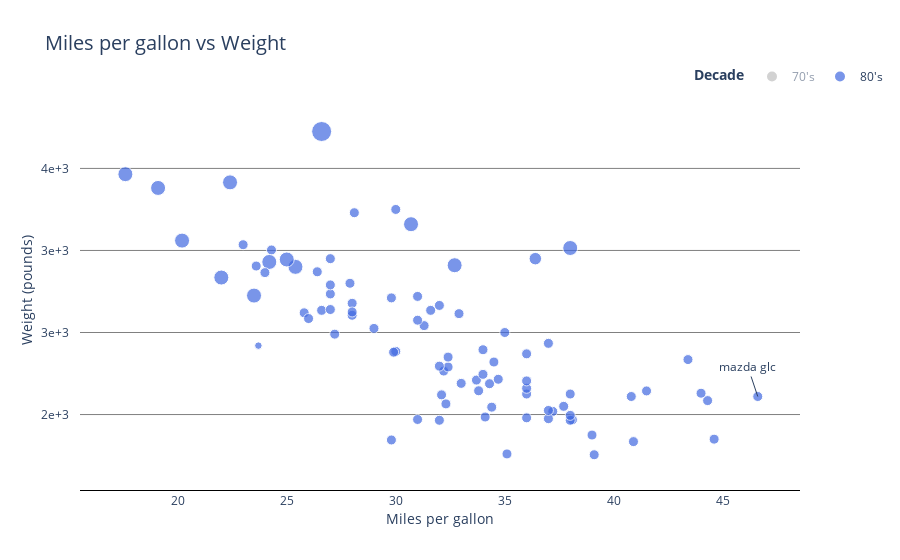

Here is the notebook cell this chart was saved with:
### Markdown cell above
##### Plotting

### Code cell
df_70 = mpg_df[mpg_df['model year']<80]
df_80 = mpg_df[mpg_df['model year']>=80]

fig = go.Figure(
    data=[
        go.Scatter(
            x=df_70['mpg'], y=df_70['weight'], 
            mode="markers", 
            marker={
                'size': df_70['cylinders'], 
                'sizeref': max(mpg_df['cylinders'])*0.05,
                'color': "gray"
            },
            hovertemplate =
                'MPG: %{x:.1f}'+
                '<br>Weight: %{y:,0f}<br>',
            name="70's",
            visible="legendonly",
        ),
        go.Scatter(
            x=df_80['mpg'], y=df_80['weight'],
            mode="markers",
            marker={
                'size': df_80['cylinders'],
                'sizeref': max(mpg_df['cylinders'])*0.05,
                'color': "royalblue"
            },
            text=df_80['car name'],
            hovertemplate =
                '<b>%{text}</b><br><br>' + 
                'MPG: %{x:.1f}<br>'+
                'Weight: %{y:,0f}<br>' +
                'Cylinders: %{marker.size}',
            name="80's",
        )
    ]
)

fig.update_layout(
    legend={
        'itemsizing': 'constant',
        'orientation': 'h',
        'title': '<b>Decade</b><br>',
        'x': 0.85,
        'y': 1.1
    },
    xaxis={
        'title': 'Miles per gallon',
        'title_font_size': 14,
        'linecolor': 'black',
    },
    yaxis={
        'title': 'Weight (pounds)',
        'title_font_size': 14,
        'tick0': 2000,
        'dtick': 500,
        'tickformat': ",.0",
        'gridcolor': 'gray'
    },
    title={
        'text': 'Miles per gallon vs Weight',
        'font_size': 20,
    },
    margin_t=100,
    margin_pad=10,
    plot_bgcolor= "white",
    paper_bgcolor="white"
)


best_car = mpg_df[mpg_df['mpg']==mpg_df['mpg'].max()].reset_index()
fig.add_annotation(
    x=best_car['mpg'][0], y=best_car['weight'][0],
    text=best_car['car name'][0],
    font={'size': 12}
)

fig.show()

fig.write_html("images/miles_weight.html")

### Figure 1 — Plotly figure (JSON) as saved in the notebook; plotly's stock layout.template omitted (floating-point values rounded to 4 significant figures; data arrays with more than 128 entries replaced by an {"elided": "..."} marker saying what was removed)
{"data": [{"hovertemplate": "MPG: %{x:.1f}<br>Weight: %{y:,0f}<br>", "marker": {"color": "gray", "size": {"elided": "309 int values"}, "sizeref": 0.4}, "mode": "markers", "name": "70's", "type": "scatter", "visible": "legendonly", "x": {"elided": "309 float values"}, "y": {"elided": "309 int values"}}, {"hovertemplate": "<b>%{text}</b><br><br>MPG: %{x:.1f}<br>Weight: %{y:,0f}<br>Cylinders: %{marker.size}", "marker": {"color": "royalblue", "size": [4, 4, 4, 4, 4, 4, 4, 6, 4, 4, 4, 4, 4, 4, 4, 4, 4, 4, 5, 4, 4, 4, 4, 4, 6, 3, 4, 4, 4, 4, 4, 4, 6, 4, 4, 4, 4, 4, 4, 4, 4, 4, 4, 4, 4, 4, 4, 4, 4, 4, 4, 6, 6, 6, 6, 8, 6, 6, 4, 4, 4, 4, 4, 4, 4, 4, 4, 4, 4, 4, 4, 4, 4, 4, 4, 4, 4, 6, 6, 4, 6, 4, 4, 4, 4, 4, 4, 4, 4], "sizeref": 0.4}, "mode": "markers", "name": "80's", "text": ["vw rabbit", "toyota corolla tercel", "chevrolet chevette", "datsun 310", "chevrolet citation", "ford fairmont", "amc concord", "dodge aspen", "audi 4000", "toyota corona liftback", "mazda 626", "datsun 510 hatchback", "toyota corolla", "mazda glc", "dodge colt", "datsun 210", "vw rabbit c (diesel)", "vw dasher (diesel)", "audi 5000s (diesel)", "mercedes-benz 240d", "honda civic 1500 gl", "renault lecar deluxe", "subaru dl", "vokswagen rabbit", "datsun 280-zx", "mazda rx-7 gs", "triumph tr7 coupe", "ford mustang cobra", "honda accord", "plymouth reliant", "buick skylark", "dodge aries wagon (sw)", "chevrolet citation", "plymouth reliant", "toyota starlet", "plymouth champ", "honda civic 1300", "subaru", "datsun 210 mpg", "toyota tercel", "mazda glc 4", "plymouth horizon 4", "ford escort 4w", "ford escort 2h", "volkswagen jetta", "renault 18i", "honda prelude", "toyota corolla", "datsun 200sx", "mazda 626", "peugeot 505s turbo diesel", "volvo diesel", "toyota cressida", "datsun 810 maxima", "buick century", "oldsmobile cutlass ls", "ford granada gl", "chrysler lebaron salon", "chevrolet cavalier", "chevrolet cavalier wagon", "chevrolet cavalier 2-door", "pontiac j2000 se hatchback", "dodge aries se", "pontiac phoenix", "ford fairmont futura", "amc concord dl", "volkswagen rabbit l", "mazda glc custom l", "mazda glc custom", "plymouth horizon miser", "mercury lynx l", "nissan stanza xe", "honda accord", "toyota corolla", "honda civic", "honda civic (auto)", "datsun 310 gx", "buick century limited", "oldsmobile cutlass ciera (diesel)", "chrysler lebaron medallion", "ford granada l", "toyota celica gt", "dodge charger 2.2", "chevrolet camaro", "ford mustang gl", "vw pickup", "dodge rampage", "ford ranger", "chevy s-10"], "type": "scatter", "x": [41.5, 38.1, 32.1, 37.2, 28, 26.4, 24.3, 19.1, 34.3, 29.8, 31.3, 37, 32.2, 46.6, 27.9, 40.8, 44.3, 43.4, 36.4, 30, 44.6, 40.9, 33.8, 29.8, 32.7, 23.7, 35, 23.6, 32.4, 27.2, 26.6, 25.8, 23.5, 30, 39.1, 39, 35.1, 32.3, 37, 37.7, 34.1, 34.7, 34.4, 29.9, 33, 34.5, 33.7, 32.4, 32.9, 31.6, 28.1, 30.7, 25.4, 24.2, 22.4, 26.6, 20.2, 17.6, 28, 27, 34, 31, 29, 27, 24, 23, 36, 37, 31, 38, 36, 36, 36, 34, 38, 32, 38, 25, 38, 26, 22, 32, 36, 27, 27, 44, 32, 28, 31], "y": [2144, 1968, 2120, 2019, 2678, 2870, 3003, 3381, 2188, 2711, 2542, 2434, 2265, 2110, 2800, 2110, 2085, 2335, 2950, 3250, 1850, 1835, 2145, 1845, 2910, 2420, 2500, 2905, 2290, 2490, 2635, 2620, 2725, 2385, 1755, 1875, 1760, 2065, 1975, 2050, 1985, 2215, 2045, 2380, 2190, 2320, 2210, 2350, 2615, 2635, 3230, 3160, 2900, 2930, 3415, 3725, 3060, 3465, 2605, 2640, 2395, 2575, 2525, 2735, 2865, 3035, 1980, 2025, 1970, 2125, 2125, 2160, 2205, 2245, 1965, 1965, 1995, 2945, 3015, 2585, 2835, 2665, 2370, 2950, 2790, 2130, 2295, 2625, 2720]}], "layout": {"annotations": [{"font": {"size": 12}, "text": "mazda glc", "x": 46.6, "y": 2110}], "autosize": true, "legend": {"itemsizing": "constant", "orientation": "h", "title": {"text": "<b>Decade</b><br>"}, "x": 0.85, "y": 1.1}, "margin": {"pad": 10, "t": 100}, "paper_bgcolor": "white", "plot_bgcolor": "white", "title": {"font": {"size": 20}, "text": "Miles per gallon vs Weight"}, "xaxis": {"autorange": true, "linecolor": "black", "range": [15.68, 48.43], "title": {"font": {"size": 14}, "text": "Miles per gallon"}, "type": "linear"}, "yaxis": {"autorange": true, "dtick": 500, "gridcolor": "gray", "range": [1545.0, 4021.0], "tick0": 2000, "tickformat": ",.0", "title": {"font": {"size": 14}, "text": "Weight (pounds)"}, "type": "linear"}}}
